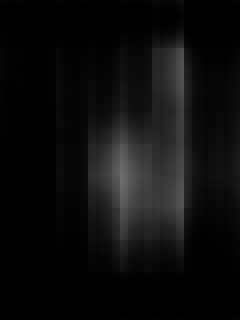
#> input picture SaliencyMetrics/2.png, 240 x 320 px
$ python NSS.py
#> lines starting #> are read from the running program, lines starting #| are printed output that depends on the picture; long printed decimals are rounded
import numpy as np
import cv2

def NSS(saliencyMap, fixationMap):
    map=cv2.resize(saliencyMap,(fixationMap.shape[1],fixationMap.shape[0]))
    map=(map-np.mean(map))/np.std(map)
    sum=0
    count=0
    for i in range(map.shape[0]):
        for j in range(map.shape[1]):
            if fixationMap[i][j]!=0:
               sum+=map[i][j]
               count+=1
    score=(float)(sum)/(count)
    return score


img1 = cv2.imread('2.png',cv2.IMREAD_GRAYSCALE)
#> img1 is the input picture: shape (320, 240); min 0, max 109, mean 13.1
img2 = cv2.imread('1.png',cv2.IMREAD_GRAYSCALE)
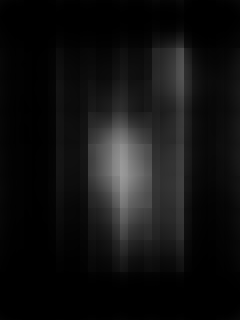
#> input picture SaliencyMetrics/1.png, 240 x 320 px
#> img2 is the input picture: shape (320, 240); min 0, max 155, mean 17.4
print(NSS(img1,img2))
#> in NSS, `map=(map-np.mean(map))/np.std(map)`:
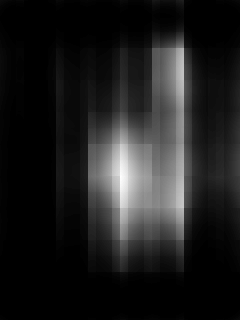
#> map: shape (320, 240) float64; min -0.633, max 4.63, mean 1.78e-17; drawn with min black and max white
#> after the loop in NSS, `for i in range(map.shape[0]):`: count = 58465; sum = 11604.1
#> in NSS, `score=(float)(sum)/(count)`: score = 0.198
#| 0.1985
